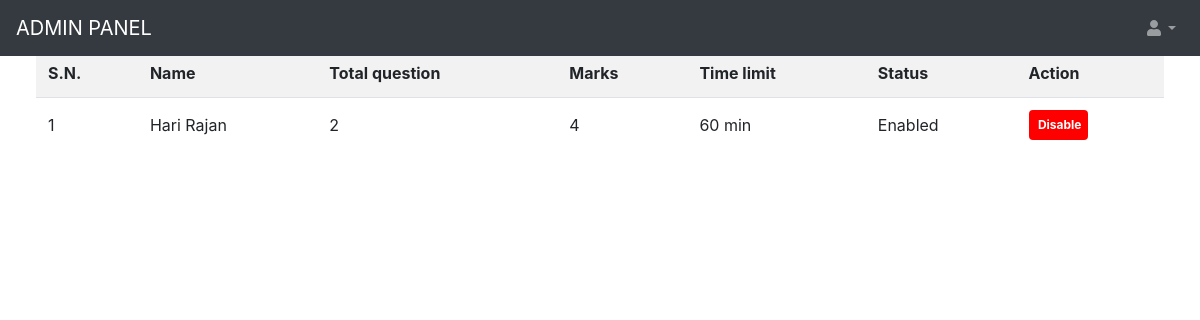
The page /dash.php on the database its author committed.
### tables this page shows
CREATE TABLE `quiz` (
  `id` int(100) NOT NULL,
  `eid` text NOT NULL,
  `title` varchar(100) NOT NULL,
  `correct` int(11) NOT NULL,
  `wrong` int(11) NOT NULL,
  `total` int(11) NOT NULL,
  `time` bigint(20) NOT NULL,
  `date` timestamp NOT NULL DEFAULT current_timestamp() ON UPDATE current_timestamp(),
  `status` varchar(10) NOT NULL
);

### dash.php (the view, shortened to what this page needs)
<!DOCTYPE html>
<html lang="en">
    <head>
        <link href="css/styles.css" rel="stylesheet" />
        <link href="https://cdn.datatables.net/1.10.20/css/dataTables.bootstrap4.min.css" rel="stylesheet" />
    </head>
    <body class="sb-nav-fixed">
    <?php
include_once 'dbConnection.php';
?>
        <nav class="sb-topnav navbar navbar-expand navbar-dark bg-dark">
            <a class="navbar-brand" href="index.html">ADMIN PANEL</a>
            <ul class="navbar-nav ml-auto ml-md-0">
                <li class="nav-item dropdown">
                    <a class="nav-link dropdown-toggle" id="userDropdown" href="#" role="button" data-toggle="dropdown" aria-haspopup="true" aria-expanded="false"><i class="fas fa-user fa-fw"></i></a>
                </li>
            </ul>
        </nav>
<div id="layoutSidenav_content">
<div class="container-fluid">
<div class="row">
<div class="col-sm-12 mt-5">
<div class="table-responsive align-content-center ">
<?php
if (@$_GET['q'] == 0) {
    $result = mysqli_query($con, "SELECT * FROM quiz ORDER BY date DESC") or die('Error');
    echo '<div class="panel "><table class="table table-striped title1"  style="vertical-align:middle">
<tr><td style="vertical-align:middle"><b>S.N.</b></td><td style="vertical-align:middle"><b>Name</b></td><td style="vertical-align:middle"><b>Total question</b></td><td style="vertical-align:middle"><b>Marks</b></td><td style="vertical-align:middle"><b>Time limit</b></td><td style="vertical-align:middle"><b>Status</b></td><td style="vertical-align:middle"><b>Action</b></td></tr>';
    $c = 1;
    while ($row = mysqli_fetch_array($result)) {
        $title   = $row['title'];
        $total   = $row['total'];
        $correct = $row['correct'];
        $time    = $row['time'];
        $eid     = $row['eid'];
        $status  = $row['status'];
        if ($status == "enabled") {
            echo '<tr><td style="vertical-align:middle">' . $c++ . '</td><td style="vertical-align:middle">' . $title . '</td><td style="vertical-align:middle">' . $total . '</td><td style="vertical-align:middle">' . $correct * $total . '</td><td style="vertical-align:middle">' . $time . '&nbsp;min</td><td style="vertical-align:middle">Enabled</td>
  <td style="vertical-align:middle"><b><a href="update.php?deidquiz=' . $eid . '" class="btn logb" style="color:#FFFFFF;background:#ff0000;font-size:12px;padding:5px;">&nbsp;<span><b>Disable</b></span></a></b></td></tr>';
        }
    }
}
?>
</div>
</div></div>
</div>
</div>
    </body>
</html>

### rows shown on the page
quiz: title "Hari Rajan", total "2", $correct * $total "4", time "60"
